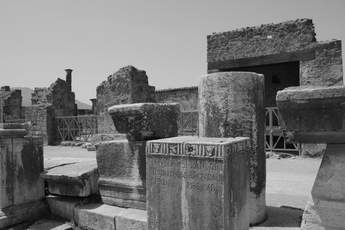
#> input picture pratica06/pompeii.tif, 345 x 230 px, shrunk from 640 x 427 before the run, found by its file name
$ python canny-harris-borders.py
#> lines starting #> are read from the running program, lines starting #| are printed output that depends on the picture; after the words box and inside, x2 and y2 are one past the last pixel; in counts of white or black regions, pixels touching at a corner belong together
import cv2 as cv
import numpy as np

img = cv.imread('pratica06/pompeii.tif', cv.IMREAD_UNCHANGED)
#> img is the input picture: shape (230, 345); min 0, max 230, mean 117.3

# using the canny border detector
img_edges = cv.Canny(img, 100, 200)
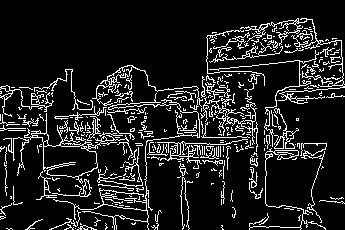
#> img_edges: shape (230, 345); 12.3% white in thin lines or dots

cv.imshow('Canny Borders', img_edges)
cv.imshow('Image Original', img)
cv.waitKey(0)

img2 = cv.imread('pratica06/OpenCV_Chessboard.png', cv.IMREAD_UNCHANGED)
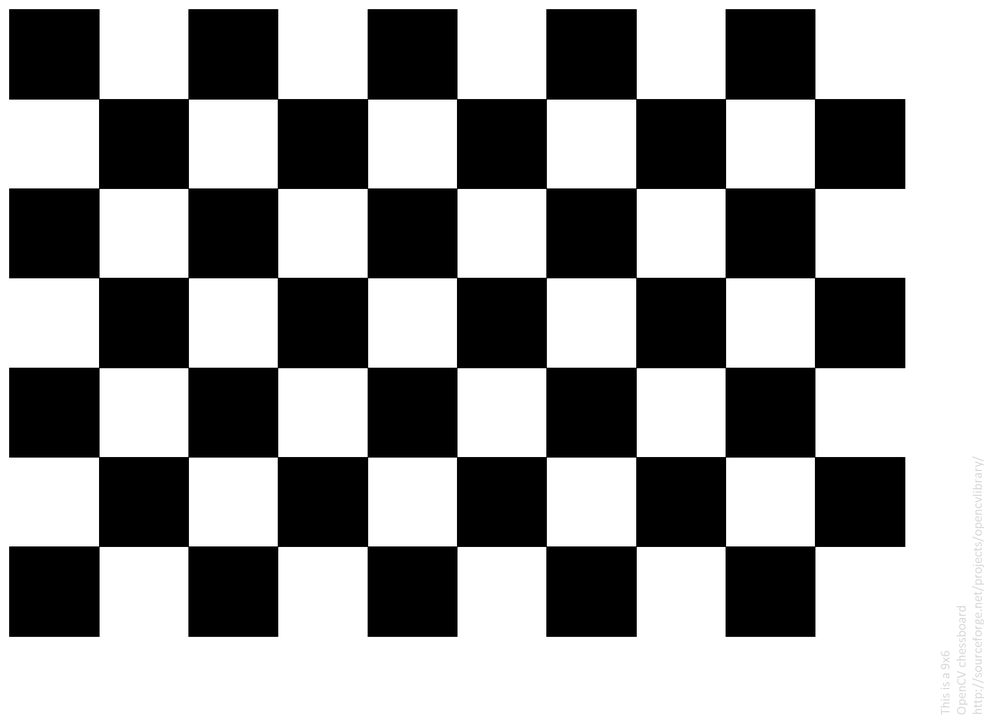
#> input picture pratica06/OpenCV_Chessboard.png, 985 x 716 px, shrunk from 1830 x 1330 before the run, found by its file name
#> img2 is the input picture: shape (716, 985, 3); mean B, G, R 152.2, 152.2, 152.2
img_gray = cv.cvtColor(img2, cv.COLOR_BGR2GRAY)

# using the Harris corner detector
img_gray = np.float32(img_gray)
img_corners = cv.cornerHarris(img_gray, 2, 3, 0.04)
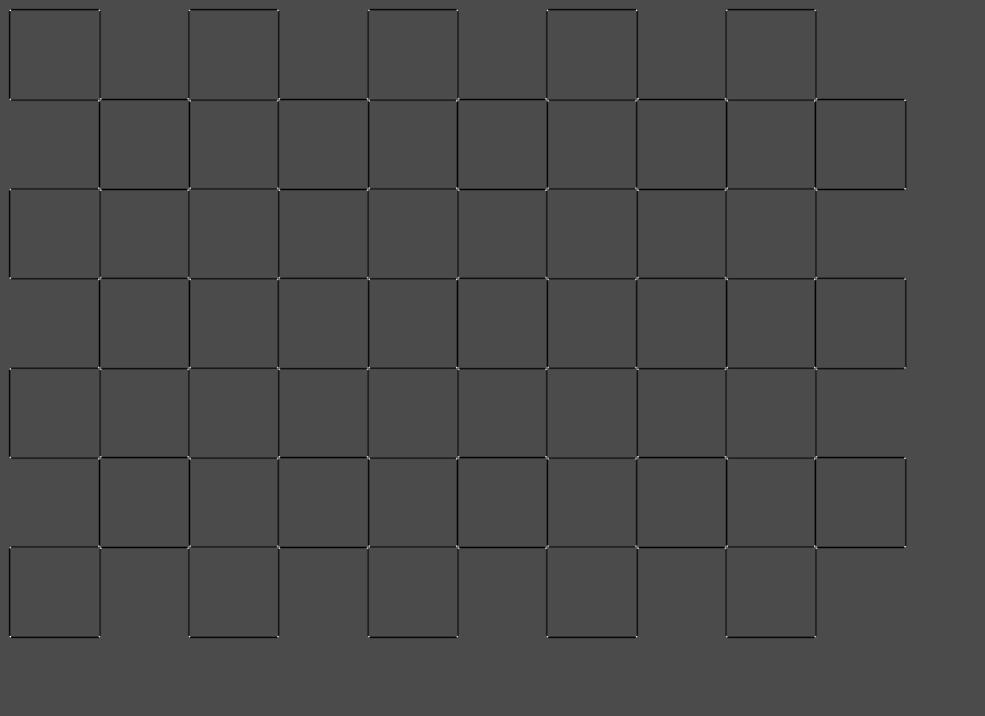
#> img_corners: shape (716, 985) float32; min -137358400, max 327505984, mean -2745190.2; drawn with min black and max white

# result is dilated for better visualization
img_corners = cv.dilate(img_corners, None, iterations=10)
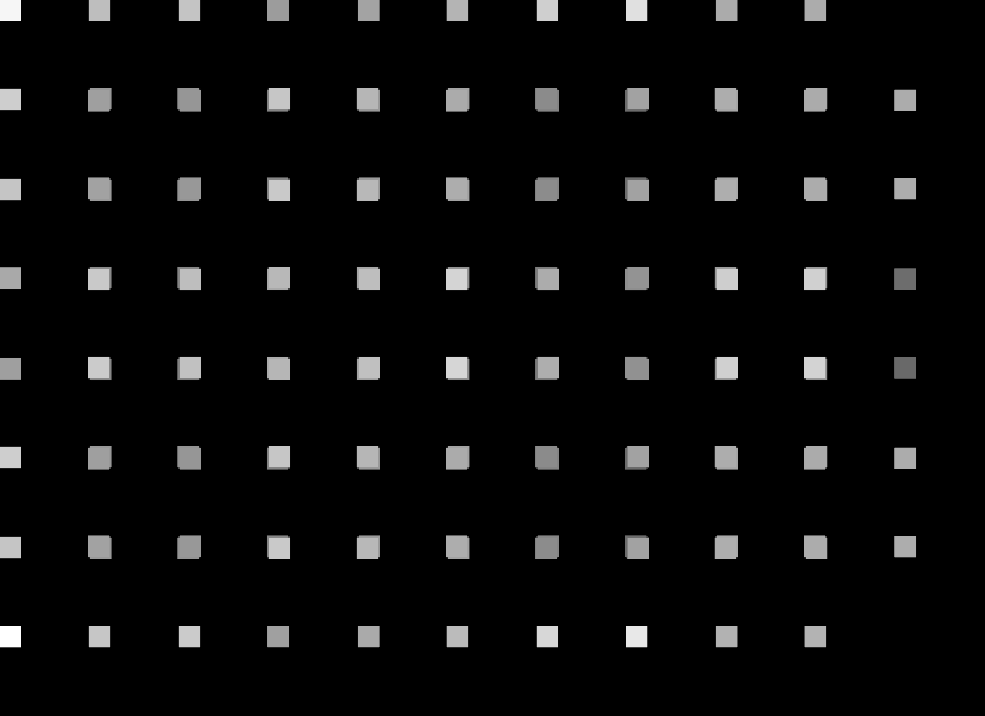
#> img_corners: shape (716, 985) float32; min 0, max 327505984, mean 14033750; drawn with min black and max white

# threshold for an optimal value
# just corners higher than threshold are kept
# making corners look red
img2[img_corners > 0.01*img_corners.max()] = [0, 0, 255]
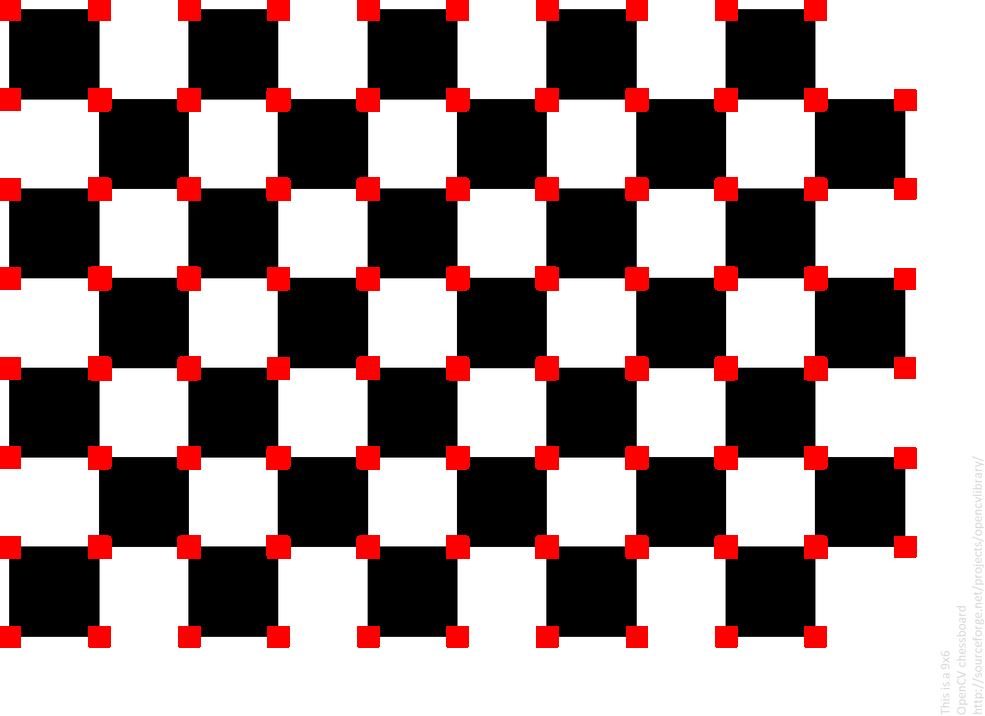
#> img2: shape (716, 985, 3); 6.63% of pixels changed, all inside (x1, y1, x2, y2) = (0, 0, 917, 648)

cv.imshow('harris corners', img2)
cv.waitKey(0)
